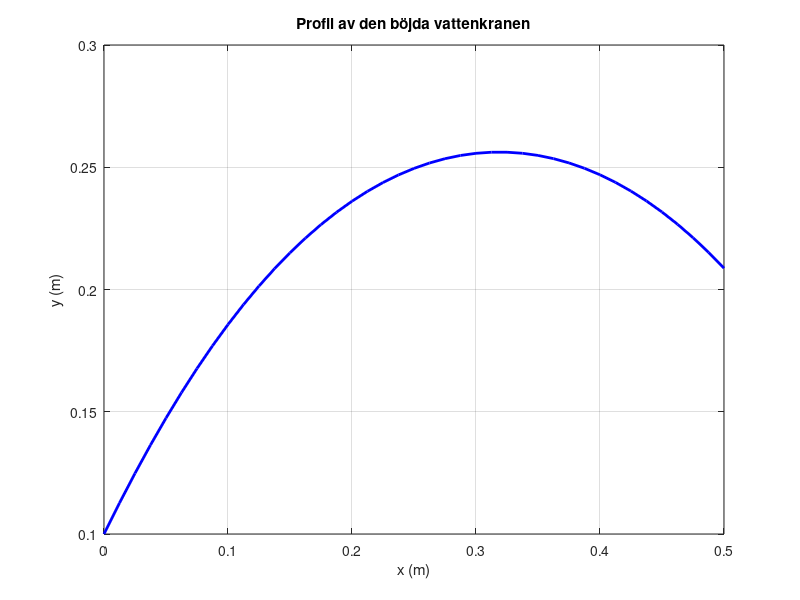

Reproduce this figure in MATLAB.
function faucet_profile()
    % Parametrar
    K0 = 11;
    K1 = 0.2;

    % Startvillkor
    y0 = 0.1;                   % Handfatets kant (i meter)
    theta0 = 46 * pi/180;       % Startvinkel i radianer (46°)
    yp0 = tan(theta0);          % y'(0) = tan(theta0)

    % ODE-system: u(1) = y, u(2) = y'
    odefun = @(x, u) [ u(2);
                      -(K0 - K1*x) * u(1) * (1 + u(2)^2)^(3/2) ];

    % Lös ODE:n med ode45
    [x, u] = ode45(odefun, [0, 0.5], [y0; yp0]);

    % Sluthöjd vid x = 0.5
    y_end = u(end, 1);
    fprintf('Vid x = 0.5 avslutas kranen på höjden y = %.8f m\n', y_end);

    % Plotta profilen
    figure;
    plot(x, u(:,1), 'b-', 'LineWidth', 2);
    xlabel('x (m)');
    ylabel('y (m)');
    title('Profil av den böjda vattenkranen');
    grid on;
end